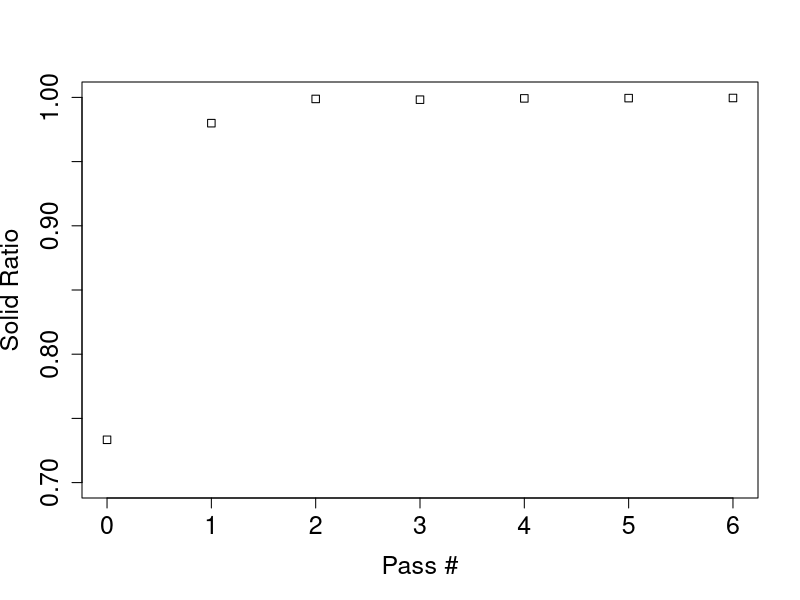

The R source for this figure:
#Clasius_Clapeyron Equation

rm(list=ls())

#Octamethylcyclotetrasiloxane (D4)
C = 0#8.296*10^-5;                #gravity vs blades contributions




Q = 0.5;                                      # flow rate (ml/min)
Q = Q*10^-6*60
Nb = 3;                                       # number of blades
Dm = 10^-16                                   # diffusion coefficient (m^2/sec)
D=4;                                          # diameter (inch)
D=D*2.54*.01;
H=13.52                                       # height (inch)
H=H*2.54*.01                                  
w=300                                         #rpm
w=w/60
te = 0.38                                     # thickness of the film (mm)
te = te*.001                       
rho=1000;                                     #density (kg/m^3)
vis=3000                                      #viscosity (cp)
vis=vis*.001


sig= (2*3.14*D*D/Q)*(w*Dm/Nb)^.5
Ns = 3*vis*w*Nb*H/(rho*9.8*te^2)
Ns = w*Nb*H/((1-C)*rho*9.8*te*te/(3*vis)+C*3.14*D*w);

ratio = 1/(1+sig)^Ns
pass = c(0:6)
SC = 0.01*c(73.335, 97.994, 99.881, 99.823, 99.924, 99.945, 99.956)     #solid percent/100
#plot(pass,SC,xlim=c(0,6),ylim=c(0,1), xlab="Pass #",ylab="(conc. of i in residue/conc. of i in feed)  ,   Solid Ratio", pch=0,cex.lab=1.5, cex.axis=1.5)
plot(pass,SC,xlim=c(0,6),ylim=c(0.7,1), xlab="Pass #",ylab="Solid Ratio", pch=0,cex.lab=1.5, cex.axis=1.5)

#par(new=TRUE)
#plot(5,ratio^6,xlim=c(0,6),ylim=c(0,1), xlab="Pass #",ylab="(conc. of i in residue/conc. of i in feed)  ,   Solid Ratio", pch=0,cex.lab=1.5, cex.axis=1.5)

#plot(pass,SR,xlim=c(0,6),ylim=c(0,1), xlab="Pass #",ylab="(conc. of i in residue/conc. of i in feed)", pch=0,cex.lab=1.5, cex.axis=1.5)

